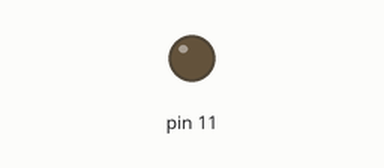
This sketch was run on a simulated Arduino Uno, built with avr-gcc and run on an emulated ATmega328P. Shown: output pins drawn as LEDs (lit = HIGH).

Above: at 1.02 s.
At 6.9 s:
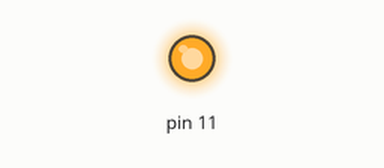
Timing chart, 0 to 8.8 s (numbered marks = the images above):
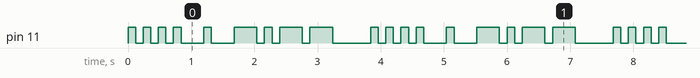

Measured:
- by itself, pin 11: repeats every 3.8 s: 3 × (LOW 0.12 s, HIGH 0.12 s), LOW 0.36 s, HIGH 0.12 s, LOW 0.36 s, HIGH 0.36 s, LOW 0.12 s, HIGH 0.12 s, 2 × (LOW 0.12 s, HIGH 0.36 s), LOW 0.60 s, HIGH 0.12 s
- by itself, everything shown: repeats every 3.8 s, in 18 steps

The sketch:

Laura-Let_There_Be_Light.ino
```cpp
void setup() {
  // put your setup code here, to run once:
  pinMode(11, OUTPUT);
}

void loop() {
  // put your main code here, to run repeatedly:
 // h
digitalWrite(11, HIGH);
delay(120);
digitalWrite(11, LOW);
delay(120);
digitalWrite(11, HIGH);
delay(120);
digitalWrite(11, LOW);
delay(120);
digitalWrite(11, HIGH);
delay(120);
digitalWrite(11, LOW);
delay(120);
digitalWrite(11, HIGH);
delay(120);
digitalWrite(11, LOW);
delay(360);
//e
digitalWrite(11, HIGH);
delay(120);
digitalWrite(11, LOW);
delay(360);
//y
digitalWrite(11, HIGH);
delay(360);
digitalWrite(11, LOW);
delay(120);
digitalWrite(11, HIGH);
delay(120);
digitalWrite(11, LOW);
delay(120);
digitalWrite(11, HIGH);
delay(360);
digitalWrite(11, LOW);
delay(120);
digitalWrite(11, HIGH);
delay(360);
digitalWrite(11, LOW);
delay(600);
}
```
